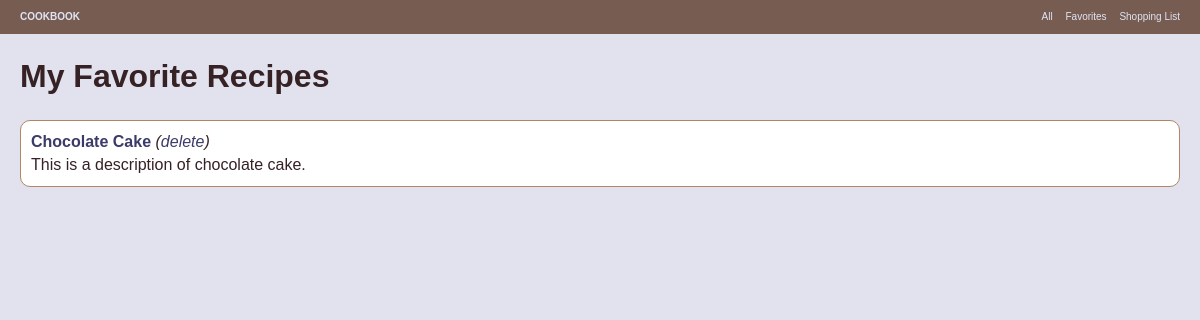
The app's page /recipes/favorites/ (signed in) with its own data.
### cookbook/models.py (models this page shows, shortened)
class Recipe(models.Model):
    title = models.CharField(max_length=200)
    description = models.TextField(null=True, blank=True)
    slug = models.SlugField()
    favorite_by = models.ManyToManyField(User, blank=True)
    recipe_tags = models.ManyToManyField(RecipeTag, blank=True)

### cookbook/views.py (the view)
# urls.py: url(r'^recipes/favorites/$', 'cookbook.views.favorites'),
@login_required
def favorites(request):
    favorites = Recipe.objects.filter(favorite_by=request.user)
    user = request.user
    return render_to_response('recipes/favorites.html', {'favorites': favorites, 'user': user})

### templates/recipes/favorites.html
{% extends "base.html" %}
{% block main_content %}
<h1>My Favorite Recipes</h1>
{% if favorites|length > 0 %}
<ul class="recipes">
  {% for f in favorites %}
  <li><strong><a href="/recipes/{{ f.slug }}/" title="{{ f.title }}">{{ f.title }}</a></strong> <em>(<a href="/recipes/{{ f.slug }}/delete-favorite/">delete</a>)</em>{% if f.description %}<br>
{{ f.description }}{% endif %}</li>
  {% endfor %}
</ul>
{% else %}
<p>You have no favorie recipes selected.</p>
{% endif %}
{% endblock %}

### static/css/style.css (style rules this page uses)
html { font-size: 100%; -webkit-text-size-adjust: 100%; -ms-text-size-adjust: 100%; }
html, button, input, select, textarea { font-family: sans-serif; color: #222; }
body { margin: 0; font-size: 1em; line-height: 1.4; }
a { color: #00e; }
b, strong { font-weight: bold; }
ul, ol { margin: 1em 0; padding: 0 0 0 40px; }
body { background-color: #E1E2ED; color: #362124; }
#main_content a, #main_content a:visited, #main_content a:hover { color: #3B3B69; text-decoration: none; }
#main_content h1 { margin-top: 0; }
ul.recipes, ul.shopping_list, ul.ingredients, ol.steps { padding-left: 0; }
ul.recipes li, ul.shopping_list li, ul.ingredients li, ol.steps li { list-style-type: none; -webkit-border-radius: 10px; border-radius: 10px; background: #fff; border: 1px solid #B08766; padding: 10px; margin-bottom: 5px; }

### records on screen
Recipe: title "Chocolate Cake", description "This is a description of chocolate cake."
